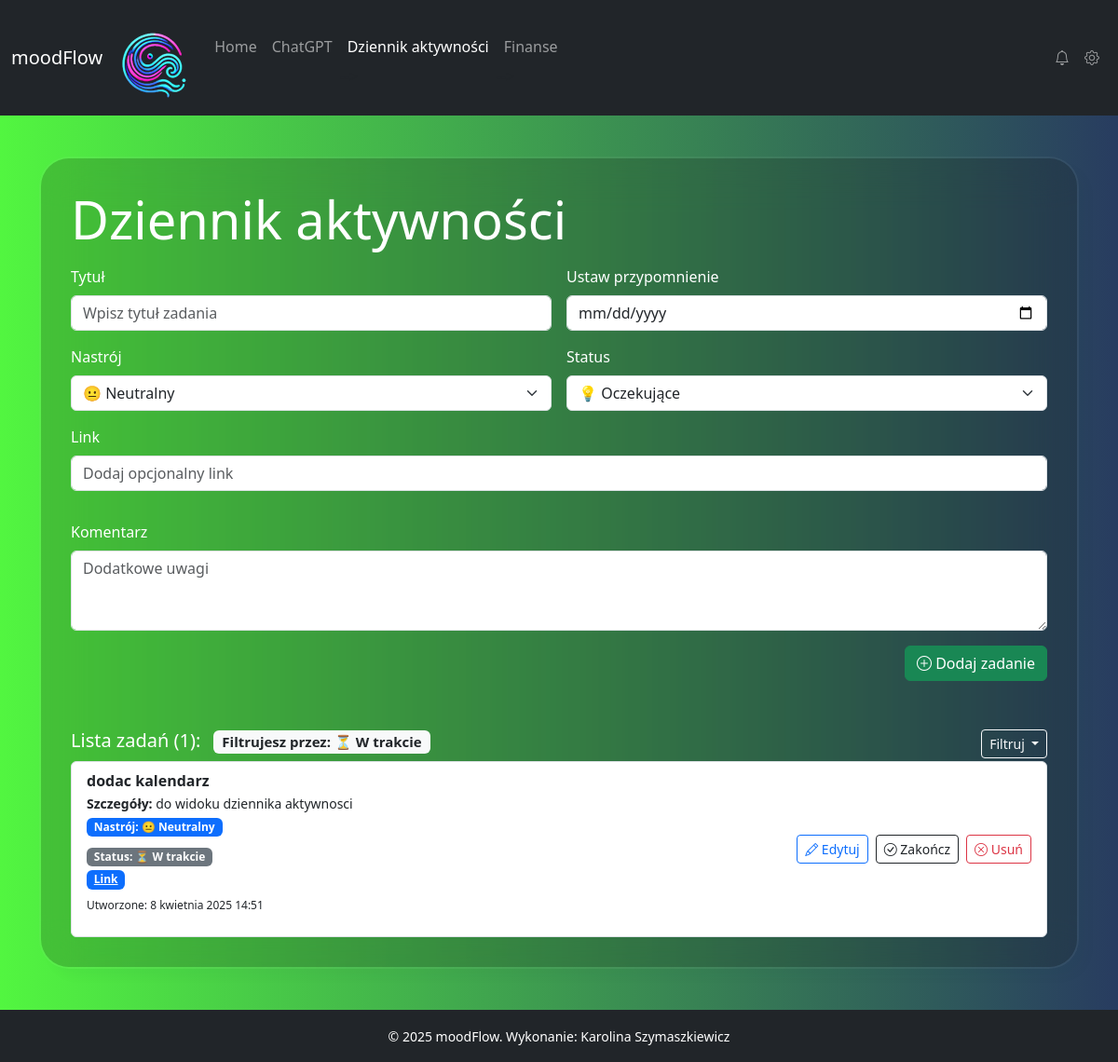
Before: /dziennik?status=in_progress with the older database file.
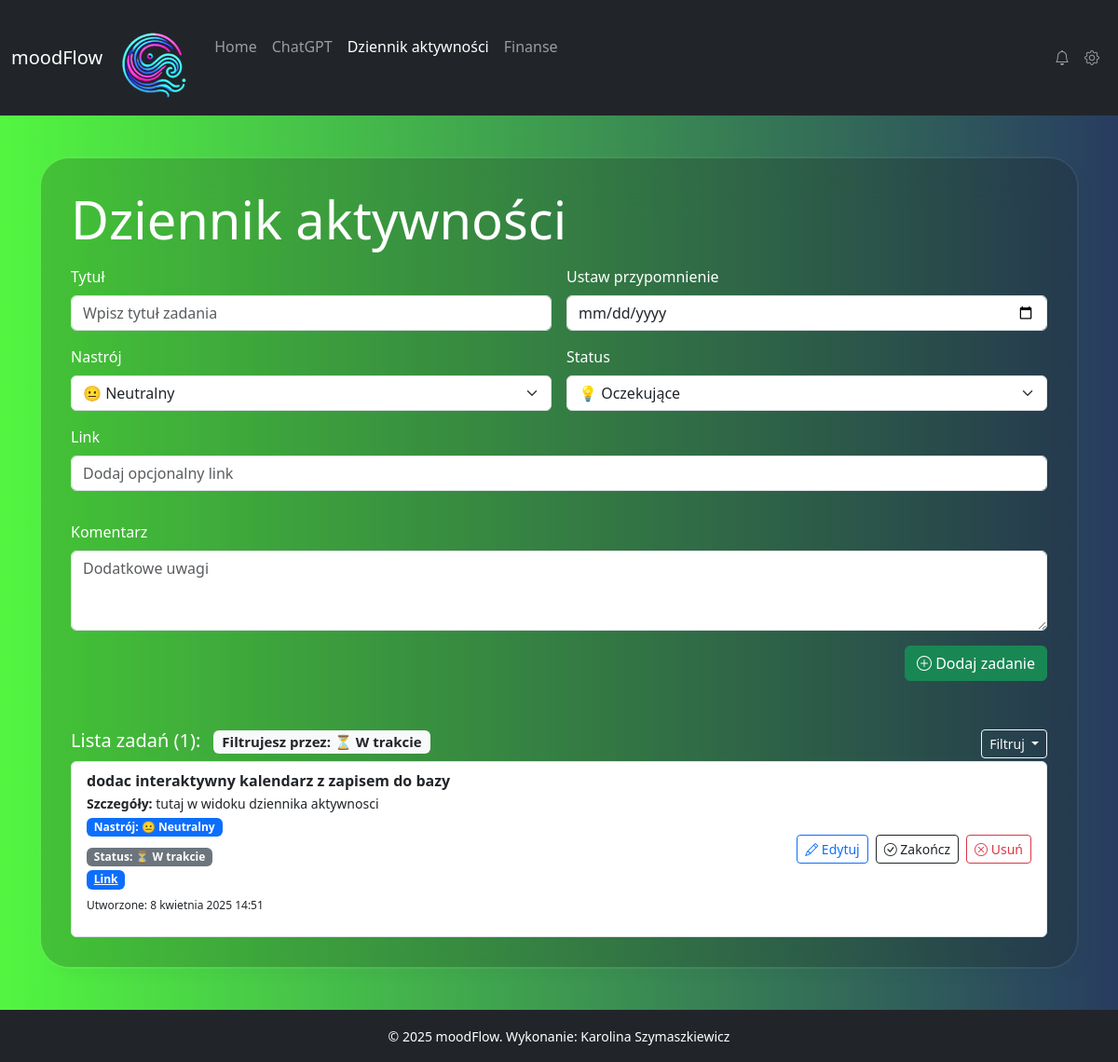
After: the same page with the newer database file.
### myapp/models.py (models this page shows, shortened)
class Task(models.Model):
    title = models.CharField(max_length=255)
    comment = models.TextField(blank=True, null=True)
    url = models.URLField(null=True, blank=True)
    mood_choice = models.CharField(choices=MOOD_CHOICES, max_length=20, default="neutral")
    status = models.CharField(choices=IDEA_STATUS, max_length=30, default="pending")
    created_at = models.DateTimeField(auto_now_add=True)
    updated_at = models.DateTimeField(null=True, blank=True)
    done_at = models.DateTimeField(null=True, blank=True)
    class Meta:
        verbose_name = "Zadanie"
        verbose_name_plural = "Zadania w dzienniku"
        ordering = ['created_at']

### myapp/views.py (the view)
# urls.py: path('dziennik', todo_list, name='todo_list'),  # dziennik aktywnosci - lista zadań
def todo_list(request):
    status_filter = request.GET.get("status")  # np. ?status=pending queryParameter
    if status_filter:
        tasks = Task.objects.filter(status=status_filter).order_by("created_at")
    else:
        tasks = Task.objects.all().order_by("created_at")
    task_count = tasks.count()
    if request.method == "POST":
        form = TaskForm(request.POST)
        if form.is_valid():
            form.save()
            return redirect("todo_list")
    else:
        form = TaskForm()
    STATUS_LABELS = {
        'pending': '💭 Zaplanowane',
        'in_progress': '⏳ W trakcie',
        'completed': '✅ Ukończone',
    }
    return render(request, "myapp/todo.html",
                  {"tasks": tasks,
                   "form": form,
                   'task_count': task_count,
                   "status_filter": status_filter,
                   "filter_label": STATUS_LABELS.get(status_filter),
                   })

### myapp/forms.py
class TaskForm(forms.ModelForm):
    class Meta:
        model = Task
        fields = ["title", "comment", "url", "mood_choice", "status"]  # fields inside form
        widgets = {
            "title": forms.TextInput(attrs={"class": "form-control", "placeholder": "Wpisz tytuł zadania"}),
            "comment": forms.Textarea(attrs={"class": "form-control", "rows": 3, "placeholder": "Dodatkowe uwagi"}),
            "url": forms.URLInput(attrs={"class": "form-control", "placeholder": "Dodaj opcjonalny link"}),
            "mood_choice": forms.Select(attrs={"class": "form-select"}),
            "status": forms.Select(attrs={"class": "form-select"}),
        }

### myapp/context_processors.py (called while the page is built)
def global_context(request):
    return {
        'year': datetime.now().year
    }

### myapp/templates/myapp/todo.html (shortened to what this page needs)
{% extends 'base.html' %}
{% load static %}
{% block content %}
    <h1 class="display-4 text-white mb-3">Dziennik aktywności</h1>
    <form method="POST" class="row g-3">
        <div class="col-md-6">
            <label for="{{ form.title.id }}" class="form-label">Tytuł</label>
            {{ form.title }}
        </div>
        <div class="col-md-6">
                   <label for="task-date" class="form-label">Ustaw przypomnienie</label>
                           <input type="date" class="form-control" id="task-date" name="task_date">
                      </div>
        <div class="col-md-6">
            <label for="id_mood_choice" class="form-label">Nastrój</label>
            {{ form.mood_choice }}
        </div>
        <div class="col-md-6">
            <label for="id_status" class="form-label">Status</label>
            {{ form.status }}
        </div>
        <div class="mb-3">
            <label for="id_url" class="form-label">Link</label>
            {{ form.url }}
        </div>
        <div class="col-12">
            <label for="id_comment" class="form-label">Komentarz</label>
            {{ form.comment }}
        </div>
        <div class="col-12 text-end">
            <button id="form" type="submit" class="btn btn-success"><i class="bi bi-plus-circle"></i> Dodaj zadanie</button>
        </div>
    </form>
    <div class="card-header d-flex justify-content-between align-items-center mt-5">
    <h5 class="mt-1">
        Lista zadań ({{ task_count }}):
        {% if filter_label %}
        <span class="badge bg-light text-dark ms-2">Filtrujesz przez: {{ filter_label }}</span>
    {% endif %}
    </h5>
    <div class="dropdown">
        <button class="btn btn-sm btn-outline-light dropdown-toggle" type="button" id="filterDropdown" data-bs-toggle="dropdown" aria-expanded="false">
             Filtruj
         </button>
         </div>
    </div>
    <div class="card-body task-list" style="max-height: 600px; overflow-y: auto;">
        <ul class="list-group">
            {% for task in tasks %}
                <li class="list-group-item d-flex justify-content-between align-items-center">
                    <div>
                        <strong>{{ task.title }}</strong><br>
                        {% if task.comment %}<small><strong>Szczegóły:</strong> {{ task.comment }}</small>{% endif %}<br>
                        <span class=" badge bg-primary mb-2 py-1">Nastrój: {{ task.get_mood_choice_display }}</span><br>
                        <span class="mb-0 py-1 badge {% if task.status == 'completed' %}bg-success{% elif task.status == 'pending' %}bg-info{% else %}bg-secondary{% endif %}">
                                 Status: {{ task.get_status_display }}
                            </span>
                        <br>
                        {% if task.url %}<a href="{{ task.url }}" target="_blank" class="badge bg-primary">Link</a>{% endif %}
                        <p class="mt-2" style="font-size: 12px">Utworzone:  {{ task.created_at }}</p>
                    </div>
                    <div class="d-flex gap-2">
                        <a href="{% url 'edit_task' task.id %}" class="btn btn-outline-primary btn-sm"><i class="bi bi-pencil"></i> Edytuj</a>
                                <form action="{% url 'toggle_done' task.id %}" method="POST">
                                    <button type="submit" class="btn btn-outline-dark btn-sm">
                                        <i class="bi bi-check-circle"></i>
                                         {% if task.status == "completed" %} Ukończone {% else %} Zakończ {% endif %}
                                    </button>
                                </form>
                        <form action="{% url 'delete_task' task.id %}" method="POST">
                            <button type="submit" class="btn btn-outline-danger btn-sm"><i class="bi bi-x-circle"></i> Usuń</button>
                        </form>
                    </div>
                </li>
            {% empty %}
                <li class="list-group-item text-muted">Brak zadań w tym statusie</li>
            {% endfor %}
        </ul>
    </div>
{% endblock %}

Changed rows visible on the page:
changed Task "😐 Neutralny": title "dodac kalendarz" → "dodac interaktywny kalendarz z zapisem do bazy"; comment "do widoku dziennika aktywnosci" → "tutaj w widoku dziennika aktywnosci"
